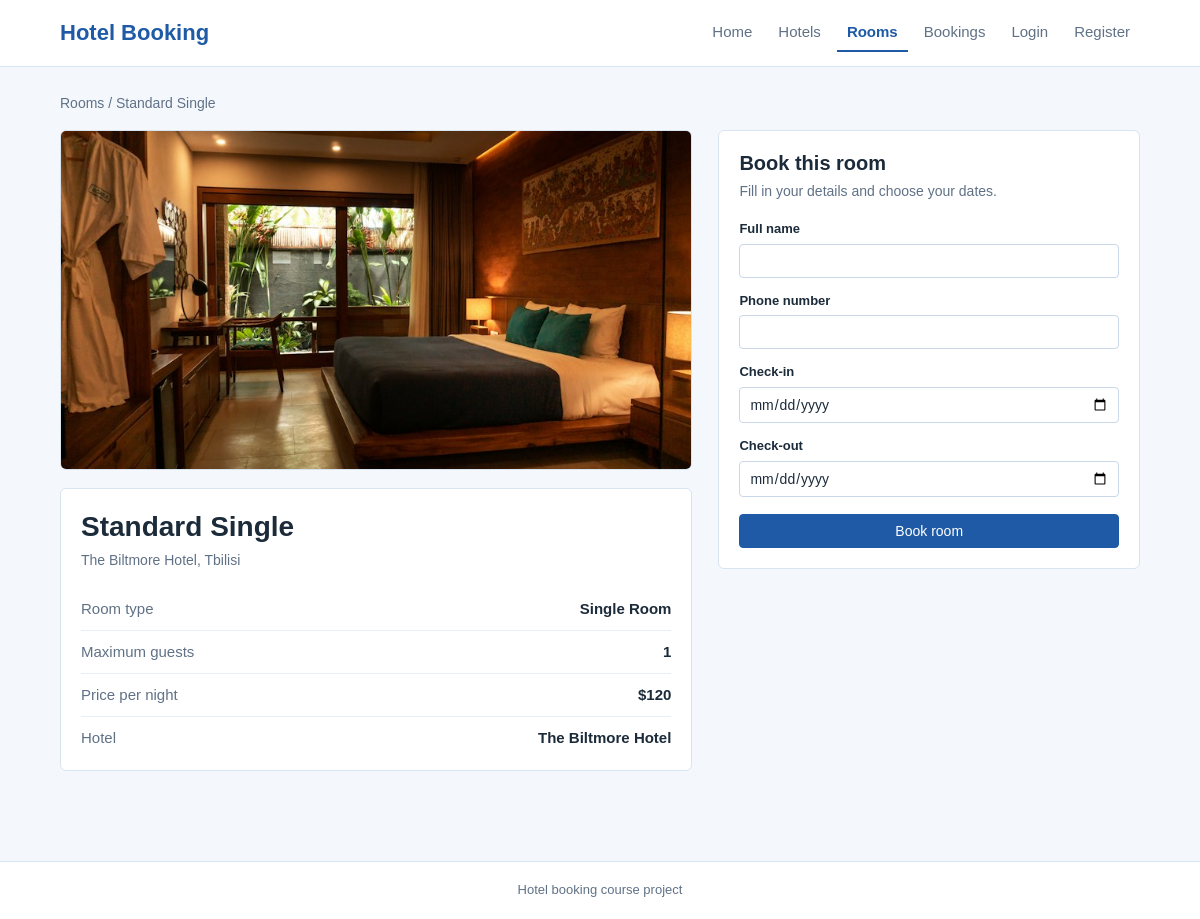
Screenshot of /rooms/1/ with the database file from the repository.
### booking/models.py (models this page shows, shortened)
class Room(models.Model):
    hotel = models.ForeignKey(Hotel, on_delete=models.CASCADE, related_name="rooms")
    room_type = models.ForeignKey(RoomType, on_delete=models.CASCADE)
    name = models.CharField(max_length=100)
    price = models.IntegerField()
    max_guests = models.IntegerField()
    image = models.ImageField(upload_to="rooms/", blank=True)

class Hotel(models.Model):
    name = models.CharField(max_length=100)
    city = models.CharField(max_length=50)
    address = models.CharField(max_length=150)
    image = models.ImageField(upload_to="hotels/", blank=True)

class RoomType(models.Model):
    name = models.CharField(max_length=50)

### booking/views.py (the view, shortened to what this page needs)
# urls.py: path("rooms/<int:room_id>/", views.room_detail, name="room_detail"),
def room_detail(request, room_id):
    room = get_object_or_404(
        Room.objects.select_related("hotel", "room_type"), id=room_id
    )
    errors = []
    name = ""
    phone = ""
    check_in_text = request.GET.get("check_in", "")
    check_out_text = request.GET.get("check_out", "")
    if request.user.is_authenticated:
        name = request.user.get_full_name() or request.user.username
    return render(
        request,
        "booking/room_detail.html",
        {
            "room": room,
            "errors": errors,
            "name": name,
            "phone": phone,
            "check_in": check_in_text,
            "check_out": check_out_text,
        },
    )

### booking/templates/booking/room_detail.html (shortened to what this page needs)
{% extends "booking/base.html" %}
{% block content %}
<p class="breadcrumb">
    <a href="{% url 'room_list' %}">Rooms</a> / {{ room.name }}
</p>
<div class="room-layout">
    <div>
        {% if room.image %}
        <img class="room-image" src="{{ room.image.url }}" alt="{{ room.name }}">
        {% endif %}
        <div class="room-info">
            <h1>{{ room.name }}</h1>
            <p class="card-meta">{{ room.hotel.name }}, {{ room.hotel.city }}</p>
            <div class="detail-row">
                <span>Room type</span>
                <strong>{{ room.room_type.name }}</strong>
            </div>
            <div class="detail-row">
                <span>Maximum guests</span>
                <strong>{{ room.max_guests }}</strong>
            </div>
            <div class="detail-row">
                <span>Price per night</span>
                <strong>${{ room.price }}</strong>
            </div>
            <div class="detail-row">
                <span>Hotel</span>
                <strong>{{ room.hotel.name }}</strong>
            </div>
        </div>
    </div>
    <div class="booking-box">
        <h3>Book this room</h3>
        <p>Fill in your details and choose your dates.</p>
        <form method="post">
            <div class="field">
                <label for="customer_name">Full name</label>
                <input type="text" name="customer_name" id="customer_name" value="{{ name }}">
            </div>
            <div class="field">
                <label for="customer_phone">Phone number</label>
                <input type="text" name="customer_phone" id="customer_phone" value="{{ phone }}">
            </div>
            <div class="field">
                <label for="check_in">Check-in</label>
                <input type="date" name="check_in" id="check_in" value="{{ check_in }}">
            </div>
            <div class="field">
                <label for="check_out">Check-out</label>
                <input type="date" name="check_out" id="check_out" value="{{ check_out }}">
            </div>
            <button type="submit" class="button">Book room</button>
        </form>
    </div>
</div>
{% endblock %}

### booking/static/booking/css/style.css (style rules this page uses)
* { box-sizing: border-box; }
body { margin: 0; font-family: Arial, Helvetica, sans-serif; background-color: #f4f8fd; color: #1c2b3a; line-height: 1.6; }
a { color: #1f5aa6; }
h1, h2, h3 { line-height: 1.25; }
.card-meta { color: #607186; font-size: 14px; margin: 0 0 10px; }
.button { display: inline-block; background-color: #1f5aa6; color: #ffffff; border: 1px solid #1f5aa6; border-radius: 4px; padding: 8px 14px; font-family: inherit; font-size: 14px; text-align: center; text-decoration: none; cursor: pointer; }
.breadcrumb { color: #607186; font-size: 14px; margin: 0 0 16px; }
.breadcrumb a { color: #607186; text-decoration: none; }
.room-layout { display: grid; grid-template-columns: minmax(0, 1.5fr) minmax(300px, 1fr); align-items: start; gap: 26px; }
.room-image { display: block; width: 100%; height: 340px; object-fit: cover; border: 1px solid #d9e4f1; border-radius: 6px; }
.room-info { background-color: #ffffff; border: 1px solid #d9e4f1; border-radius: 6px; padding: 20px; margin-top: 18px; }
.room-info h1 { font-size: 28px; margin: 0 0 5px; }
.room-info .card-meta { margin-bottom: 16px; }
.detail-row { display: flex; justify-content: space-between; gap: 20px; border-bottom: 1px solid #e6eef7; padding: 9px 0; font-size: 15px; }
.detail-row span { color: #607186; }
.detail-row:last-child { border-bottom: 0; padding-bottom: 0; }
.booking-box { background-color: #ffffff; border: 1px solid #d9e4f1; border-radius: 6px; padding: 20px; }
.booking-box h3 { font-size: 20px; margin: 0 0 4px; }
.booking-box > p { color: #607186; font-size: 14px; margin: 0 0 16px; }
.field { margin-bottom: 13px; }
.field label { display: block; font-size: 13px; font-weight: bold; margin-bottom: 4px; }
.field input { width: 100%; padding: 8px 9px; border: 1px solid #c9d7e8; border-radius: 4px; font-family: inherit; font-size: 14px; color: #1c2b3a; }
.booking-box .button { width: 100%; margin-top: 4px; }

### rows the page displays
Room: name "Standard Single", image (picture), hotel.name "The Biltmore Hotel", hotel.city "Tbilisi", room_type.name "Single Room", max_guests "1", price "120"
